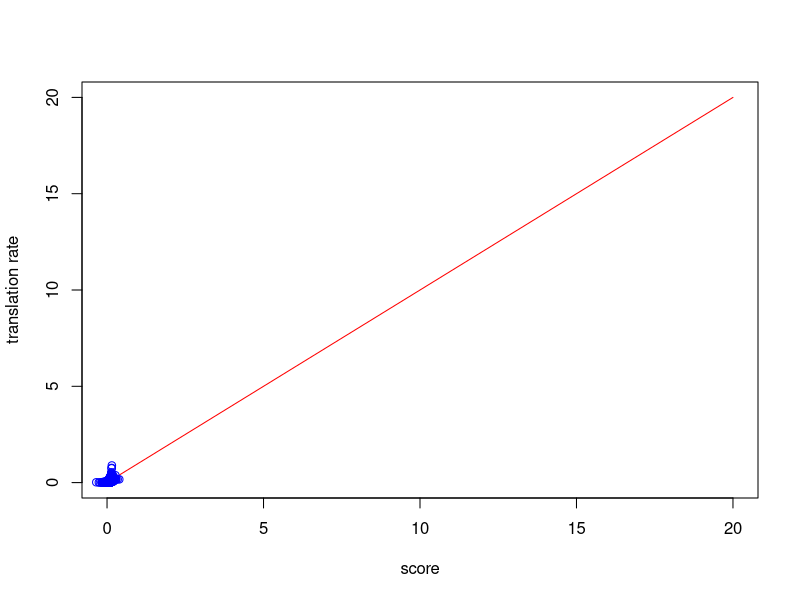
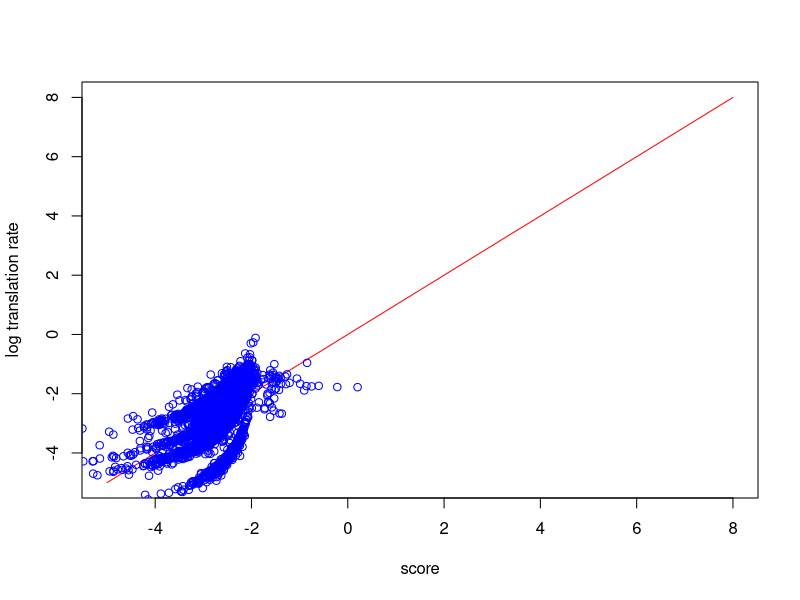

These charts were generated, in order, by the following R code:
setwd("~/git/TRSL/parameters")

# load data from csv
data = read.csv("regression_data.csv", sep=",")
# rename columns
colnames(data) = c("X", "gene", "translation.rate", "transcript.abundance", "initiation.rate", "ORF.length", "CAI")

# unnormalized model
model_unnorm = lm(data$translation.rate ~ data$initiation.rate + data$CAI)
summary(model_unnorm)

# scale (standard normalize) variables
IR_norm = scale(data$initiation.rate)
CAI_norm = scale(data$CAI)

# normalized model
model = lm(data$translation.rate ~ IR_norm + CAI_norm)
summary(model)

# matrix of values, only complete cases. we include the dependent variable for later plotting.
factors_norm = cbind(IR_norm, CAI_norm, data$translation.rate)[complete.cases(cbind(IR_norm, CAI_norm)),]
# add vector of ones for score calculation
factors_norm = cbind(rep(1, nrow(factors_norm)), factors_norm)
colnames(factors_norm) = c('const', 'IR_norm', 'CAI_norm', 'translation.rate')

# define score s = t + b1 * x1 + b2 * x2
scores = factors_norm[, c('const', 'IR_norm', 'CAI_norm')] %*% model$coefficients
plot.new()
curve(x^1, from=0, to=20, col="red", xlab="score", ylab="translation rate")
points(scores, factors_norm[, "translation.rate"], ylim=c(0,50), main="", pch=1, col='blue')
# this is obviously not a good model.
# next we plot against log(translation rate):

# normalized model
log_model = lm(log(data$translation.rate) ~ IR_norm + CAI_norm)
summary(log_model)

# matrix of values, only complete cases. we include the dependent variable for later plotting.
factors_norm = cbind(IR_norm, CAI_norm, log(data$translation.rate))[complete.cases(cbind(IR_norm, CAI_norm)),]
# add vector of ones for score calculation
factors_norm = cbind(rep(1, nrow(factors_norm)), factors_norm)
colnames(factors_norm) = c('const', 'IR_norm', 'CAI_norm', 'log.translation.rate')

# define score s = t + b1 * x1 + b2 * x2
scores = factors_norm[, c('const', 'IR_norm', 'CAI_norm')] %*% log_model$coefficients
plot.new()
curve(x^1, from=-5, to=8, col="red", xlab="score", ylab="log translation rate")
points(scores, factors_norm[, "log.translation.rate"], main="", xlab="score", ylab="log(translation rate)", pch=1, col='blue')
# much better fit!
